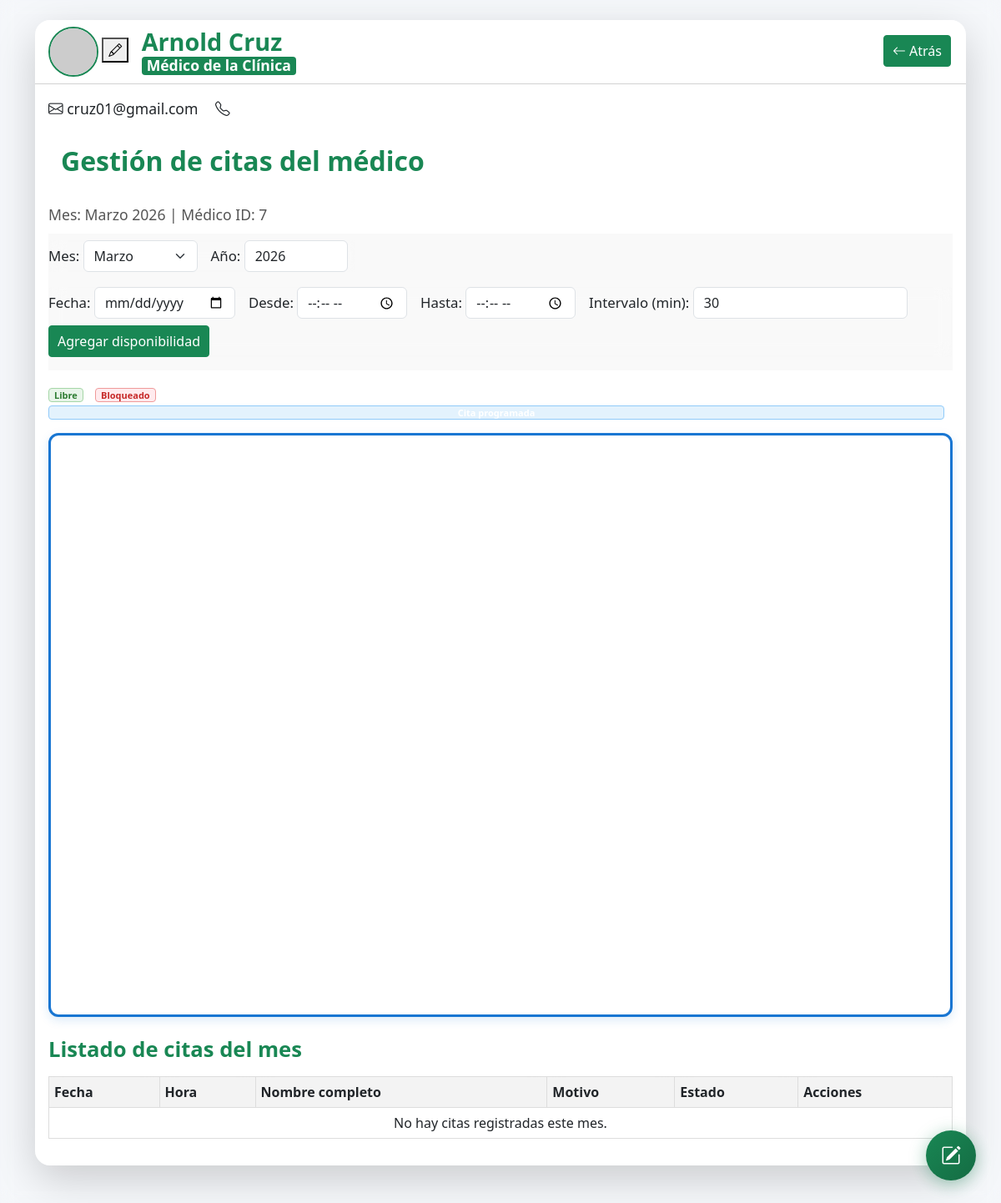
Before: /citas_medico.php?medico_id=7 with the older database file.
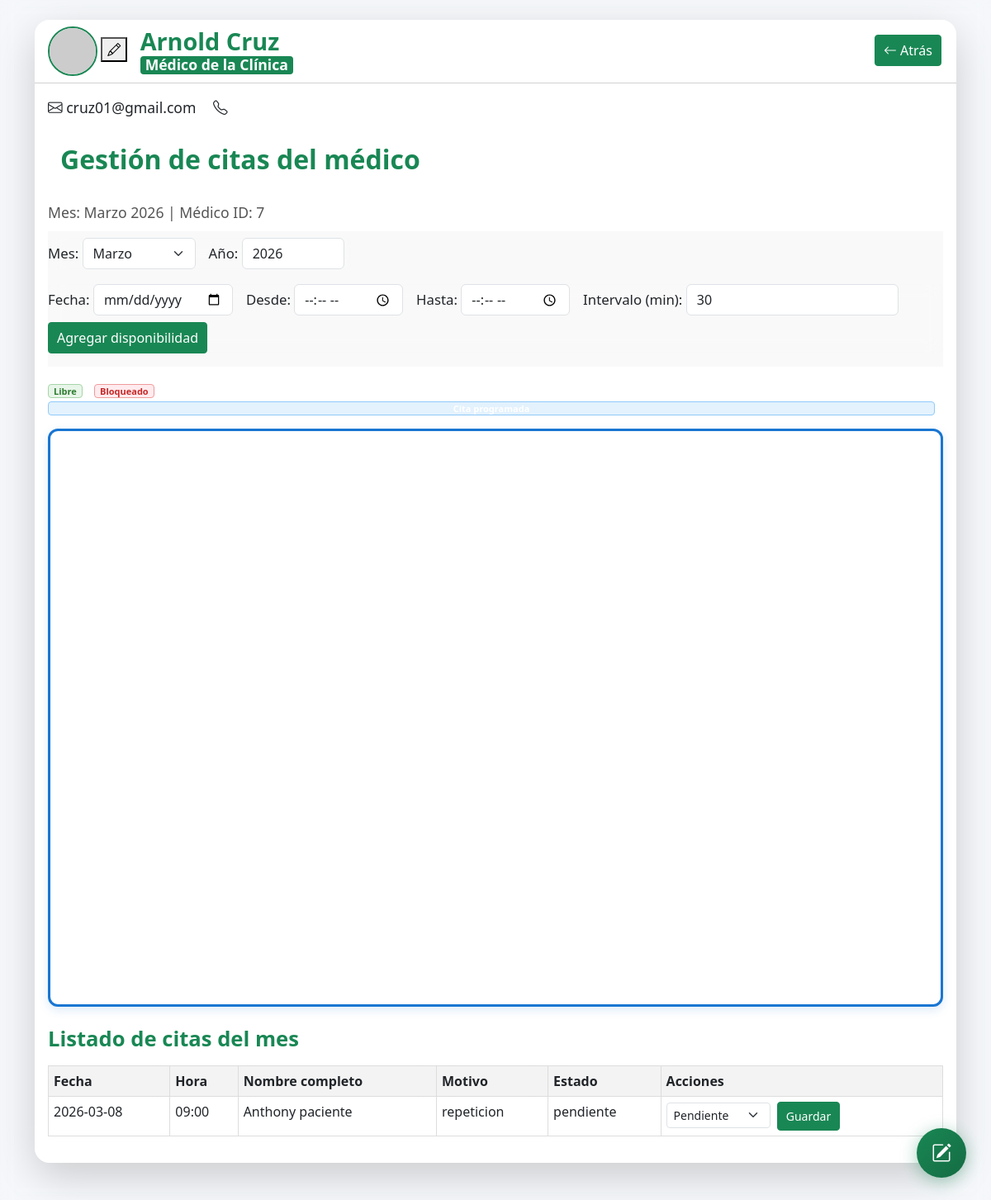
After: the same page with the newer database file.
### tables this page shows
CREATE TABLE `citas` (
  `id` int(11) NOT NULL,
  `medico_id` int(11) NOT NULL DEFAULT 1,
  `nombre_completo` varchar(255) DEFAULT NULL,
  `fecha` date NOT NULL,
  `hora` time NOT NULL,
  `motivo` text DEFAULT NULL,
  `estado` enum('pendiente','confirmada','cancelada','completada') NOT NULL DEFAULT 'pendiente',
  `paciente_id` int(11) DEFAULT NULL,
  `creado_en` timestamp NOT NULL DEFAULT current_timestamp()
);

### citas_medico.php (the view, shortened to what the changed rows need)
<?php
require_once __DIR__ . '/db_connection.php';
$conn = $conexion;
function post($key, $default = null) { return isset($_POST[$key]) ? trim($_POST[$key]) : $default; }
function get($key, $default = null) { return isset($_GET[$key]) ? trim($_GET[$key]) : $default; }
$hoy = new DateTime('now', new DateTimeZone('America/Mexico_City'));
$year = intval(get('year', $hoy->format('Y')));
$month = intval(get('month', $hoy->format('n')));
$medico_id = intval(get('medico_id', post('medico_id', 0)));
    ?>
    <?php
$conn->query("CREATE TABLE IF NOT EXISTS disponibilidades (
    id INT AUTO_INCREMENT PRIMARY KEY,
    medico_id INT NOT NULL,
    fecha DATE NOT NULL,
    hora TIME NOT NULL,
    estado ENUM('libre','bloqueado') NOT NULL DEFAULT 'libre',
    UNIQUE KEY unique_slot (medico_id, fecha, hora)
) ENGINE=InnoDB DEFAULT CHARSET=utf8mb4;");
$conn->query("CREATE TABLE IF NOT EXISTS citas (
    id INT AUTO_INCREMENT PRIMARY KEY,
    medico_id INT NOT NULL,
    paciente_id INT NULL,
    nombre_completo VARCHAR(255) NULL,
    fecha DATE NOT NULL,
    hora TIME NOT NULL,
    motivo TEXT NULL,
    estado ENUM('pendiente','confirmada','cancelada','completada') NOT NULL DEFAULT 'pendiente',
    created_at TIMESTAMP DEFAULT CURRENT_TIMESTAMP,
    UNIQUE KEY unique_cita (medico_id, fecha, hora)
) ENGINE=InnoDB DEFAULT CHARSET=utf8mb4;");
$monthStart = sprintf('%04d-%02d-01', $year, $month);
$monthEnd = (new DateTime($monthStart))->modify('last day of this month')->format('Y-m-d');
$citas = [];
$qr = $conn->prepare("SELECT id, nombre_completo, fecha, hora, motivo, estado FROM citas WHERE medico_id=? AND fecha BETWEEN ? AND ? ORDER BY fecha, hora");
$qr->bind_param('iss', $medico_id, $monthStart, $monthEnd);
$qr->execute();
$rc = $qr->get_result();
while ($row = $rc->fetch_assoc()) {
    $date = $row['fecha'];
    if (!isset($citas[$date])) $citas[$date] = [];
    $citas[$date][] = $row;
}
?>
<!DOCTYPE html>
<html lang="es">
<head>
    <link rel="stylesheet" href="assets/css/estilos.css">
    <link href="https://cdn.jsdelivr.net/npm/bootstrap@5.3.0/dist/css/bootstrap.min.css" rel="stylesheet">
    <link rel="stylesheet" href="https://cdn.jsdelivr.net/npm/bootstrap-icons@1.10.0/font/bootstrap-icons.css">
    <link href="https://cdn.jsdelivr.net/npm/fullcalendar@6.1.10/index.min.css" rel="stylesheet">
</head>
<body>
        <div class="container py-4">
            <div class="card shadow-lg mb-4" style="border-radius: 24px;">
                <div class="card-body" style="border-radius: 0 0 18px 18px; background-color:#ffffff;">
                    <h2 class="mb-3" style="font-weight:600; color:#198754; background-color:#ffffff; padding:15px; border-radius:10px; font-size:2rem;">Gestión de citas del médico</h2>
                    <div class="table-responsive">
                        <table class="table table-bordered table-hover">
                            <thead>
                                <tr>
                                        <th>Fecha</th>
                                        <th>Hora</th>
                                        <th>Nombre completo</th>
                                        <th>Motivo</th>
                                        <th>Estado</th>
                                        <th>Acciones</th>
                                </tr>
                            </thead>
                            <tbody>
                            <?php
                            foreach ($citas as $fecha => $list) {
                                    foreach ($list as $c) {
                                            echo '<tr>';
                                            echo '<td>'.htmlspecialchars($fecha).'</td>';
                                            echo '<td>'.htmlspecialchars(substr($c['hora'],0,5)).'</td>';
                                            echo '<td>'.htmlspecialchars($c['nombre_completo'] ?? '').'</td>';
                                            echo '<td>'.htmlspecialchars($c['motivo'] ?? '').'</td>';
                                            echo '<td>'.htmlspecialchars($c['estado']).'</td>';
                                            echo '<td>';
                                            echo '<form method="post" style="display:inline-block">';
                                            echo '<select name="nuevo_estado" class="form-select form-select-sm d-inline-block w-auto">';
                                            $estados = ['pendiente'=>'Pendiente','confirmada'=>'Confirmada','cancelada'=>'Cancelada','completada'=>'Completada'];
                                            foreach ($estados as $k=>$v) {
                                                    $sel = $c['estado']===$k ? 'selected' : '';
                                                    echo '<option value="'.$k.'" '.$sel.'>'.$v.'</option>';
                                            }
                                            echo '</select> ';
                                            echo '<button class="btn btn-sm ms-1" style="background-color:#198754; color:#ffffff; border-color:#198754;" type="submit">Guardar</button>';
                                            echo '</form>';
                                            echo '</td>';
                                            echo '</tr>';
                                    }
                            }
                            if (empty($citas)) {
                                    echo '<tr><td colspan="6" style="text-align:center;">No hay citas registradas este mes.</td></tr>';
                            }
                            ?>
                            </tbody>
                        </table>
                    </div>
                </div>
            </div>
        </div>
</body>
</html>

Changed rows visible on the page:
added citas: fecha "2026-03-08", hora "09:00", nombre_completo "Anthony paciente", motivo "repeticion", estado "pendiente"
Other visible differences:
text no longer shown: "No hay citas registradas este mes."
